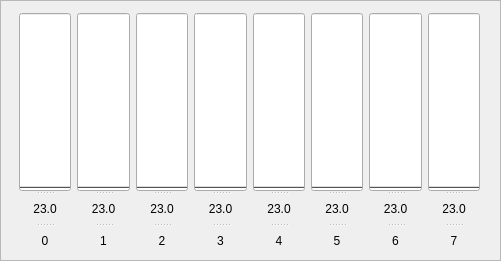
   <widget class="QFrame" name="Temp_frame">
    <property name="geometry">
     <rect>
      <x>400</x>
      <y>5</y>
      <width>501</width>
      <height>261</height>
     </rect>
    </property>
    <property name="frameShape">
     <enum>QFrame::StyledPanel</enum>
    </property>
    <property name="frameShadow">
     <enum>QFrame::Raised</enum>
    </property>
    <widget class="QWidget" name="layoutWidget">
     <property name="geometry">
      <rect>
       <x>19</x>
       <y>13</y>
       <width>461</width>
       <height>241</height>
      </rect>
     </property>
     <layout class="QHBoxLayout" name="horizontalLayout">
      <item>
       <widget class="QSplitter" name="splitter_2">
        <property name="orientation">
         <enum>Qt::Vertical</enum>
        </property>
        <widget class="QProgressBar" name="temp_1">
         <property name="contextMenuPolicy">
          <enum>Qt::DefaultContextMenu</enum>
         </property>
         <property name="layoutDirection">
          <enum>Qt::LeftToRight</enum>
         </property>
         <property name="autoFillBackground">
          <bool>true</bool>
         </property>
         <property name="styleSheet">
          <string notr="true">color: rgb(170, 0, 0);</string>
         </property>
         <property name="value">
          <number>0</number>
         </property>
         <property name="orientation">
          <enum>Qt::Vertical</enum>
         </property>
         <property name="invertedAppearance">
          <bool>false</bool>
         </property>
         <property name="format">
          <string>%p C</string>
         </property>
        </widget>
        <widget class="QLabel" name="lblTemp_1">
         <property name="text">
          <string>23.0</string>
         </property>
         <property name="alignment">
          <set>Qt::AlignCenter</set>
         </property>
        </widget>
        <widget class="QLabel" name="lblTemp_14">
         <property name="layoutDirection">
          <enum>Qt::LeftToRight</enum>
         </property>
         <property name="text">
          <string>0</string>
         </property>
         <property name="alignment">
          <set>Qt::AlignCenter</set>
         </property>
        </widget>
       </widget>
      </item>
      <item>
       <widget class="QSplitter" name="splitter_3">
        <property name="orientation">
         <enum>Qt::Vertical</enum>
        </property>
        <widget class="QProgressBar" name="temp_2">
         <property name="contextMenuPolicy">
          <enum>Qt::DefaultContextMenu</enum>
         </property>
         <property name="styleSheet">
          <string notr="true">color: rgb(170, 0, 0);</string>
         </property>
         <property name="value">
          <number>0</number>
         </property>
         <property name="orientation">
          <enum>Qt::Vertical</enum>
         </property>
         <property name="invertedAppearance">
          <bool>false</bool>
         </property>
         <property name="format">
          <string>%p C</string>
         </property>
        </widget>
        <widget class="QLabel" name="lblTemp_2">
         <property name="text">
          <string>23.0</string>
         </property>
         <property name="alignment">
          <set>Qt::AlignCenter</set>
         </property>
        </widget>
        <widget class="QLabel" name="lblTemp_13">
         <property name="layoutDirection">
          <enum>Qt::LeftToRight</enum>
         </property>
         <property name="text">
          <string>1</string>
         </property>
         <property name="alignment">
          <set>Qt::AlignCenter</set>
         </property>
        </widget>
       </widget>
      </item>
      <item>
       <widget class="QSplitter" name="splitter_4">
        <property name="orientation">
         <enum>Qt::Vertical</enum>
        </property>
        <widget class="QProgressBar" name="temp_3">
         <property name="contextMenuPolicy">
          <enum>Qt::DefaultContextMenu</enum>
         </property>
         <property name="styleSheet">
          <string notr="true">color: rgb(170, 0, 0);</string>
         </property>
         <property name="value">
          <number>0</number>
         </property>
         <property name="orientation">
          <enum>Qt::Vertical</enum>
         </property>
         <property name="invertedAppearance">
          <bool>false</bool>
         </property>
         <property name="format">
          <string>%p C</string>
         </property>
        </widget>
        <widget class="QLabel" name="lblTemp_3">
         <property name="text">
          <string>23.0</string>
         </property>
         <property name="alignment">
          <set>Qt::AlignCenter</set>
         </property>
        </widget>
        <widget class="QLabel" name="lblTemp_11">
         <property name="layoutDirection">
          <enum>Qt::LeftToRight</enum>
         </property>
         <property name="text">
          <string>2</string>
         </property>
         <property name="alignment">
          <set>Qt::AlignCenter</set>
         </property>
        </widget>
       </widget>
      </item>
      <item>
       <widget class="QSplitter" name="splitter_5">
        <property name="orientation">
         <enum>Qt::Vertical</enum>
        </property>
        <widget class="QProgressBar" name="temp_4">
         <property name="contextMenuPolicy">
          <enum>Qt::DefaultContextMenu</enum>
         </property>
         <property name="styleSheet">
          <string notr="true">color: rgb(170, 0, 0);</string>
         </property>
         <property name="value">
          <number>0</number>
         </property>
         <property name="orientation">
          <enum>Qt::Vertical</enum>
         </property>
         <property name="invertedAppearance">
          <bool>false</bool>
         </property>
         <property name="format">
          <string>%p C</string>
         </property>
        </widget>
        <widget class="QLabel" name="lblTemp_4">
         <property name="text">
          <string>23.0</string>
         </property>
         <property name="alignment">
          <set>Qt::AlignCenter</set>
         </property>
        </widget>
        <widget class="QLabel" name="lblTemp_12">
         <property name="layoutDirection">
          <enum>Qt::LeftToRight</enum>
         </property>
         <property name="text">
          <string>3</string>
         </property>
         <property name="alignment">
          <set>Qt::AlignCenter</set>
         </property>
        </widget>
       </widget>
      </item>
      <item>
       <widget class="QSplitter" name="splitter_6">
        <property name="orientation">
         <enum>Qt::Vertical</enum>
        </property>
        <widget class="QProgressBar" name="temp_5">
         <property name="contextMenuPolicy">
          <enum>Qt::DefaultContextMenu</enum>
         </property>
         <property name="styleSheet">
          <string notr="true">color: rgb(170, 0, 0);</string>
         </property>
         <property name="value">
          <number>0</number>
         </property>
         <property name="orientation">
          <enum>Qt::Vertical</enum>
         </property>
         <property name="invertedAppearance">
          <bool>false</bool>
         </property>
         <property name="format">
          <string>%p C</string>
         </property>
        </widget>
        <widget class="QLabel" name="lblTemp_5">
         <property name="text">
          <string>23.0</string>
         </property>
         <property name="alignment">
          <set>Qt::AlignCenter</set>
         </property>
        </widget>
        <widget class="QLabel" name="lblTemp_15">
         <property name="layoutDirection">
          <enum>Qt::LeftToRight</enum>
         </property>
         <property name="text">
          <string>4</string>
         </property>
         <property name="alignment">
          <set>Qt::AlignCenter</set>
         </property>
        </widget>
       </widget>
      </item>
      <item>
       <widget class="QSplitter" name="splitter_7">
        <property name="orientation">
         <enum>Qt::Vertical</enum>
        </property>
        <widget class="QProgressBar" name="temp_6">
         <property name="contextMenuPolicy">
          <enum>Qt::DefaultContextMenu</enum>
         </property>
         <property name="styleSheet">
          <string notr="true">color: rgb(170, 0, 0);</string>
         </property>
         <property name="value">
          <number>0</number>
         </property>
         <property name="orientation">
          <enum>Qt::Vertical</enum>
         </property>
         <property name="invertedAppearance">
          <bool>false</bool>
         </property>
         <property name="format">
          <string>%p C</string>
         </property>
        </widget>
        <widget class="QLabel" name="lblTemp_6">
         <property name="text">
          <string>23.0</string>
         </property>
         <property name="alignment">
          <set>Qt::AlignCenter</set>
         </property>
        </widget>
        <widget class="QLabel" name="lblTemp_16">
         <property name="layoutDirection">
          <enum>Qt::LeftToRight</enum>
         </property>
         <property name="text">
          <string>5</string>
         </property>
         <property name="alignment">
          <set>Qt::AlignCenter</set>
         </property>
        </widget>
       </widget>
      </item>
      <item>
       <widget class="QSplitter" name="splitter_8">
        <property name="orientation">
         <enum>Qt::Vertical</enum>
        </property>
        <widget class="QProgressBar" name="temp_7">
         <property name="contextMenuPolicy">
          <enum>Qt::DefaultContextMenu</enum>
         </property>
         <property name="styleSheet">
          <string notr="true">color: rgb(170, 0, 0);</string>
         </property>
         <property name="value">
          <number>0</number>
         </property>
         <property name="orientation">
          <enum>Qt::Vertical</enum>
         </property>
         <property name="invertedAppearance">
          <bool>false</bool>
         </property>
         <property name="format">
          <string>%p C</string>
         </property>
        </widget>
        <widget class="QLabel" name="lblTemp_7">
         <property name="text">
          <string>23.0</string>
         </property>
         <property name="alignment">
          <set>Qt::AlignCenter</set>
         </property>
        </widget>
        <widget class="QLabel" name="lblTemp_10">
         <property name="layoutDirection">
          <enum>Qt::LeftToRight</enum>
         </property>
         <property name="text">
          <string>6</string>
         </property>
         <property name="alignment">
          <set>Qt::AlignCenter</set>
         </property>
        </widget>
       </widget>
      </item>
      <item>
       <widget class="QSplitter" name="splitter_9">
        <property name="orientation">
         <enum>Qt::Vertical</enum>
        </property>
        <widget class="QProgressBar" name="temp_8">
         <property name="contextMenuPolicy">
          <enum>Qt::DefaultContextMenu</enum>
         </property>
         <property name="styleSheet">
          <string notr="true">color: rgb(170, 0, 0);</string>
         </property>
         <property name="value">
          <number>0</number>
         </property>
         <property name="orientation">
          <enum>Qt::Vertical</enum>
         </property>
         <property name="invertedAppearance">
          <bool>false</bool>
         </property>
         <property name="format">
          <string>%p C</string>
         </property>
        </widget>
        <widget class="QLabel" name="lblTemp_8">
         <property name="text">
          <string>23.0</string>
         </property>
         <property name="alignment">
          <set>Qt::AlignCenter</set>
         </property>
        </widget>
        <widget class="QLabel" name="lblTemp_9">
         <property name="layoutDirection">
          <enum>Qt::LeftToRight</enum>
         </property>
         <property name="text">
          <string>7</string>
         </property>
         <property name="alignment">
          <set>Qt::AlignCenter</set>
         </property>
        </widget>
       </widget>
      </item>
     </layout>
    </widget>
   </widget>
